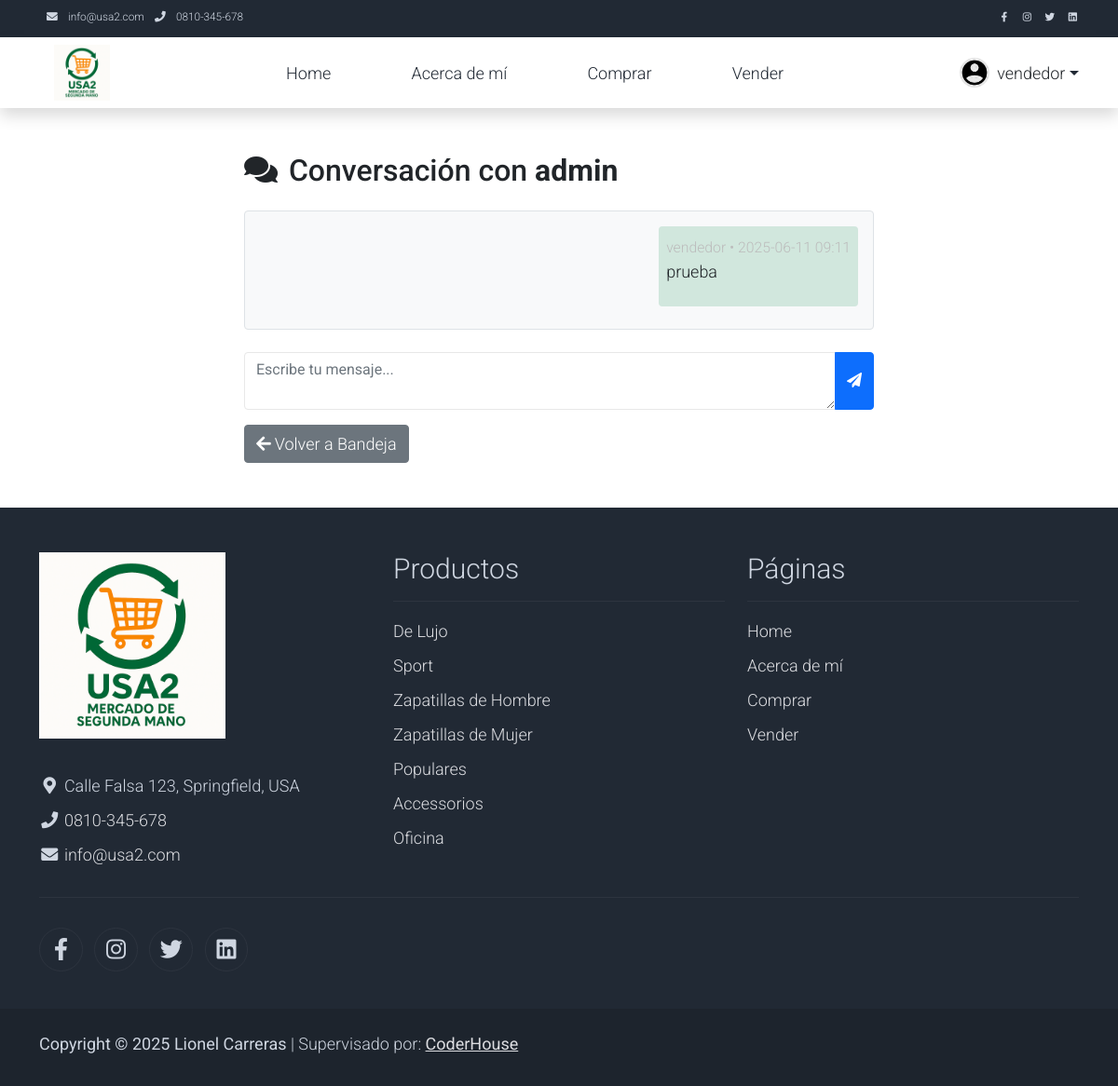
Screenshot of /messenger/conv/1/ (signed in) with the database file from the repository.
### messenger/models.py (models this page shows, shortened)
class Message(models.Model):
    contenido = models.TextField()
    fecha_envio = models.DateTimeField(auto_now_add=True)
    emisor = models.ForeignKey(User, on_delete=models.CASCADE, related_name='emisor')
    receptor = models.ForeignKey(User, on_delete=models.CASCADE, related_name='receptor')

### messenger/views.py (the view)
# urls.py: path('conv/<int:user_id>/', views.conversation, name='conversation'),
@login_required(login_url='accounts:login')
def conversation(request, user_id):
    other = get_object_or_404(User, pk=user_id, is_active=True)
    if request.method == 'POST':
        form = ReplyForm(request.POST)
        if form.is_valid():
            m = form.save(commit=False)
            m.emisor = request.user
            m.receptor = other
            m.save()
            return redirect('messenger:conversation', user_id=other.pk)
    else:
        form = ReplyForm()
    hilo = Message.objects.filter(
        Q(emisor=request.user, receptor=other) |
        Q(emisor=other, receptor=request.user)
    ).order_by('fecha_envio')
    return render(request, 'messenger/conversation.html', {
        'other': other,
        'hilo': hilo,
        'form': form,
    })

### messenger/forms.py
class ReplyForm(forms.ModelForm):
    contenido = forms.CharField(
        label="",
        widget=forms.Textarea(attrs={
            'class': 'form-control',
            'rows': 2,
            'placeholder': 'Escribe tu mensaje...'
        })
    )
    class Meta:
        model = Message
        fields = ['contenido']

### templates/messenger/conversation.html (shortened to what this page needs)
{% extends "base/base.html" %}
{% load static %}
{% block content %}
<div class="container my-5" style="max-width: 700px;">
  <h2 class="mb-4">
    <i class="fa fa-comments me-1"></i>
    Conversación con <strong>{{ other.username }}</strong>
  </h2>
  <div class="border rounded p-3 mb-4" style="max-height: 400px; overflow-y: auto; background: #f8f9fa;">
    {% for msg in hilo %}
      <div class="d-flex {% if msg.emisor == request.user %}justify-content-end{% else %}justify-content-start{% endif %} mb-2">
        <div class="p-2 rounded"
             style="max-width: 70%; background: {% if msg.emisor == request.user %}#d1e7dd{% else %}#ffffff{% endif %};">
          <small class="text-muted">
            {{ msg.emisor.username }} • {{ msg.fecha_envio|date:"Y-m-d H:i" }}
          </small>
          <p class="mb-0">{{ msg.contenido|linebreaks }}</p>
        </div>
      </div>
    {% empty %}
      <p class="text-center text-muted">No hay mensajes en esta conversación.</p>
    {% endfor %}
  </div>
      <form
    method="post"
    action="{% url 'messenger:conversation' other.pk %}"
  >
    <div class="input-group">
      {{ form.contenido }}
      <button class="btn btn-primary" type="submit">
        <i class="fa fa-paper-plane"></i>
      </button>
    </div>
  </form>
  <a href="{% url 'messenger:inbox' %}" class="btn btn-secondary mt-3">
    <i class="fa fa-arrow-left me-1"></i>Volver a Bandeja
  </a>
</div>
{% endblock %}

### templates/partials/navbar.html (shortened to what this page needs)
 <nav class="navbar navbar-expand-lg bg-dark navbar-light d-none d-lg-block" id="templatemo_nav_top">
        <div class="container text-light">
            <div class="w-100 d-flex justify-content-between">
                <div>
                    <i class="fa fa-envelope mx-2"></i>
                    <a class="navbar-sm-brand text-light text-decoration-none" href="mailto:info@company.com">info@usa2.com</a>
                    <i class="fa fa-phone mx-2"></i>
                    <a class="navbar-sm-brand text-light text-decoration-none" href="tel:010-020-0340">0810-345-678</a>
                </div>
                <div>
                    <a class="text-light" href="https://fb.com/" target="_blank" rel="sponsored"><i class="fab fa-facebook-f fa-sm fa-fw me-2"></i></a>
                    <a class="text-light" href="https://www.instagram.com/" target="_blank"><i class="fab fa-instagram fa-sm fa-fw me-2"></i></a>
                    <a class="text-light" href="https://twitter.com/" target="_blank"><i class="fab fa-twitter fa-sm fa-fw me-2"></i></a>
                    <a class="text-light" href="https://www.linkedin.com/" target="_blank"><i class="fab fa-linkedin fa-sm fa-fw"></i></a>
                </div>
            </div>
        </div>
    </nav>
    <nav class="navbar navbar-expand-lg navbar-light shadow">
        <div class="container d-flex justify-content-between align-items-center">
            {%load static%}
                <img src="{% static 'img/apple-icon.png' %}" alt="Logo Usa2" class="logo-img" style="width: 60px; height: 60px; object-fit: cover;">
            <div class="align-self-center collapse navbar-collapse flex-fill  d-lg-flex justify-content-lg-between" id="templatemo_main_nav">
                <div class="flex-fill">
                    <ul class="nav navbar-nav d-flex justify-content-between mx-lg-auto">
                        <li class="nav-item">
                            <a class="nav-link"  href="{% url 'products:home' %}">Home</a>
                        </li>
                        <li class="nav-item">
                            <a class="nav-link" href="{% url 'products:about' %}">Acerca de mí</a>
                        </li>
                        <li class="nav-item">
                            <a class="nav-link" href="{% url 'products:comprar' %}">Comprar</a>
                        </li>
                        <li class="nav-item">
                            <a class="nav-link" href="{% url 'products:vender' %}">Vender</a>
                        </li>
                    </ul>
                </div>
                <div class="navbar align-self-center d-flex">
                  {% if user.is_authenticated %}
                    <div class="dropdown">
                        <a
                        class="d-flex align-items-center text-decoration-none dropdown-toggle"
                        href="#"
                        id="userDropdown"
                        role="button"
                        data-bs-toggle="dropdown"
                        aria-expanded="false"
                        >
                        {% if user.profile.avatar %}
                            <img
                            src="{{ user.profile.avatar.url }}"
                            alt="Avatar"
                            class="rounded-circle me-2"
                            style="width:32px; height:32px; object-fit:cover;"
                            >
                        {% else %}
                            <img
                            src="/media/avatar/default_avatar.png"
                            alt="Avatar por defecto"
                            class="rounded-circle me-2"
                            style="width:32px; height:32px; object-fit:cover;"
                            >
                        {% endif %}
                        <span class="text-dark">{{ user.username }}</span>
                        </a>
                    </div>
                    {% else %}
                    <a class="nav-icon position-relative text-decoration-none" href="{% url 'accounts:login' %}">
                        <i class="fa fa-fw fa-user text-dark mr-3"></i>
                        <span class="position-absolute top-0 left-100 translate-middle badge rounded-pill bg-light text-dark">Login</span>
                    </a>
                    {% endif %}
                </div>
            </div>
        </div>
    </nav>

### static/css/templatemo.css (style rules this page uses)
body, ul, li, p, a, label, input, div { font-family: 'Roboto', sans-serif; font-size: 18px !important; font-weight: 300 !important; }
.text-muted { color: #bcbcbc !important; }
.text-light { color: #cfd6e1 !important; }
.bg-dark { background-color: #212934 !important; }
#templatemo_nav_top { min-height: 40px; }
#templatemo_nav_top * { font-size: .9em !important; }
#templatemo_main_nav a { color: #212934; }
.form-control { border: 1px solid #e8e8e8; }
@media (min-width: 768px) { #templatemo_main_nav .navbar-nav { max-width: 450px; } }
@media (min-width: 992px) { #templatemo_main_nav .navbar-nav { max-width: 550px; } }

### rows the page displays
Message: emisor.username "vendedor", fecha_envio "2025-06-11 09:11", contenido "prueba"

### other values shown
{{ user.username }} "vendedor"
{{ other.username }} "admin"
